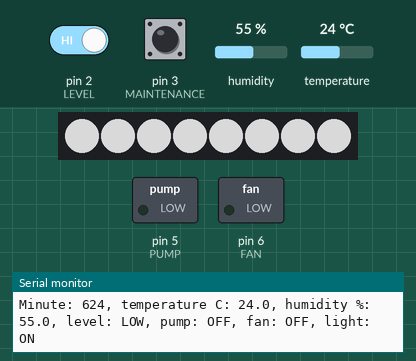
Recording of a sketch running on a simulated Arduino Uno, built with avr-gcc and run on an emulated ATmega328P. Parts: 8 RGB LEDs in strip order, left to right, switched loads named in the sketch (green lamp = pin HIGH), the last lines printed to the serial monitor. The inputs (shaded band) are chosen by the test bench; at power-on: temperature 24 °C, pin 2 (LEVEL) HIGH, pin 3 (MAINTENANCE) HIGH, humidity 55 %. Dim RGB values are drawn brighter than linear; the local clock reads 2024-03-15 10:24:30 at power-on unless the sketch sets it.

Above: at 1.2 s.
1.3 s: temperature set to 27.3 °C
2.8 s: temperature set to 28.5 °C
At 3.3 s:
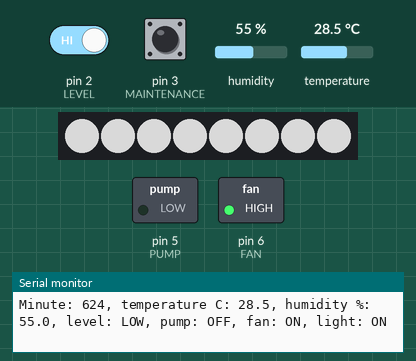
4.5 s: pin 2 (LEVEL) driven LOW
At 6.3 s:
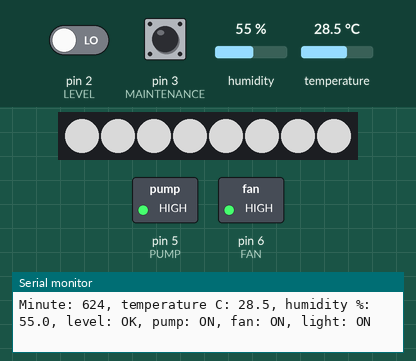
7.5 s: temperature set to 25.7 °C
9.0 s: temperature set to 24.7 °C
At 10.2 s:
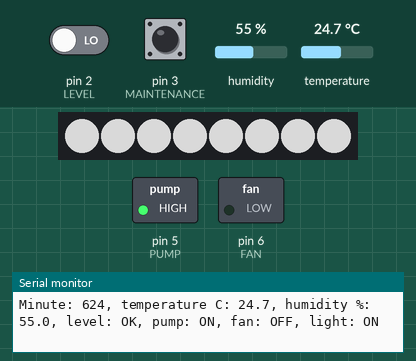
10.5 s: pin 3 (MAINTENANCE) pulled LOW for 0.15 s
At 11.4 s:
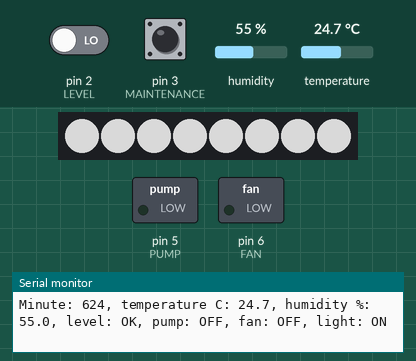
Timing chart, 0 to 13.5 s (numbered marks = the images above; inputs shaded):
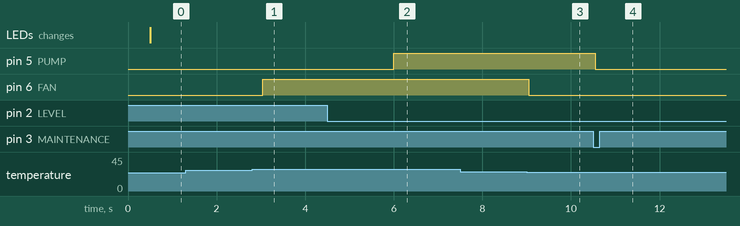

Measured:
- the behaviour switches between 27.9 and 28 °C on temperature (found by bisection; images 0 and 1)
- the behaviour switches between 25.1 and 25 °C on temperature (found by bisection; images 2 and 3)
- after the input at 2.8 s, pin 6 (FAN): LOW → HIGH after 0.24 s
- after the input at 4.5 s, pin 5 (PUMP): LOW → HIGH after 1.5 s
- after the input at 9.0 s, pin 6 (FAN): HIGH → LOW at once
- after the input at 10.5 s, pin 5 (PUMP): HIGH → LOW at once

The sketch:

hydroponic_chamber.ino
```cpp
#include <Wire.h>
#include <RTClib.h>
#include <Adafruit_SHT31.h>
#include <Adafruit_NeoPixel.h>
#include <stdio.h>

constexpr byte LEVEL=2, MAINTENANCE=3, PUMP=5, FAN=6, LAMP=9, PIXELS=8;
constexpr unsigned long WET_DELAY=1500;
RTC_DS3231 rtc;
Adafruit_SHT31 air;
Adafruit_NeoPixel pixels(PIXELS,LAMP,NEO_GRBW+NEO_KHZ800);
bool clockFound=false,airFound=false,paused=false,wetTracking=false,pumpOn=false,fanOn=false,lampOn=false;
bool rawButton=HIGH,stableButton=HIGH;
unsigned long buttonAt=0,wetSince=0,lastClimate=0,lastReport=0;
float celsius=NAN,humidity=NAN;
int minute=-1;
char line[40]={};
byte used=0;
bool tooLong=false;

bool present(byte address){
  Wire.beginTransmission(address);
  return Wire.endTransmission()==0;
}
void setLamp(bool on){
  lampOn=on;
  pixels.fill(on?pixels.Color(0,0,0,140):0);
  pixels.show();
}
void setClock(){
  int year,month,day,hour,mins;
  char extra;
  if(sscanf(line,"T %d-%d-%d %d:%d %c",&year,&month,&day,&hour,&mins,&extra)!=5||
     year<2000||year>2099||month<1||month>12||day<1||day>31||
     hour<0||hour>23||mins<0||mins>59){
    Serial.println(F("Use T YYYY-MM-DD HH:MM"));return;
  }
  if(!clockFound||!present(0x68)){Serial.println(F("Clock unavailable"));return;}
  const DateTime moment(year,month,day,hour,mins,0);
  if(!moment.isValid()){Serial.println(F("Invalid calendar date"));return;}
  rtc.adjust(moment);Serial.println(F("Clock set"));
}
void readCommands(){
  for(byte budget=24;budget&&Serial.available();--budget){
    const char next=Serial.read();
    if(next=='\n'){
      line[used]=0;
      if(used&&!tooLong)setClock();
      used=0;tooLong=false;
    }else if(next!='\r'){
      if(used<sizeof(line)-1)line[used++]=next;
      else tooLong=true;
    }
  }
}
void setup(){
  pinMode(LEVEL,INPUT_PULLUP);pinMode(MAINTENANCE,INPUT_PULLUP);
  pinMode(PUMP,OUTPUT);pinMode(FAN,OUTPUT);
  digitalWrite(PUMP,LOW);digitalWrite(FAN,LOW);
  Serial.begin(115200);
  Wire.begin();Wire.setWireTimeout(4500,true);
  pixels.begin();pixels.clear();pixels.show();
  clockFound=rtc.begin();
  airFound=air.begin(0x44);
  Serial.println(F("Hydroponic chamber. Set clock with T YYYY-MM-DD HH:MM if needed."));
}
void loop(){
  const unsigned long now=millis();
  const bool raw=digitalRead(MAINTENANCE);
  if(raw!=rawButton){rawButton=raw;buttonAt=now;}
  if(raw!=stableButton&&now-buttonAt>=30){
    stableButton=raw;
    if(stableButton==LOW)paused=!paused;
  }
  const bool wet=digitalRead(LEVEL)==LOW;
  if(!wet||paused)wetTracking=false;
  else if(!wetTracking){wetTracking=true;wetSince=now;}
  pumpOn=wet&&!paused&&wetTracking&&now-wetSince>=WET_DELAY;
  digitalWrite(PUMP,pumpOn);
  readCommands();
  if(now-lastClimate>=500){
    lastClimate=now;
    if(!clockFound)clockFound=rtc.begin();
    minute=-1;
    if(clockFound&&present(0x68)&&!rtc.lostPower()){
      const DateTime value=rtc.now();
      if(value.isValid())minute=value.hour()*60+value.minute();
    }
    setLamp(minute>=360&&minute<1320);
    if(!airFound)airFound=air.begin(0x44);
    celsius=airFound&&present(0x44)?air.readTemperature():NAN;
    humidity=isfinite(celsius)?air.readHumidity():NAN;
    if(!isfinite(celsius)||celsius>=28)fanOn=true;
    else if(celsius<=25)fanOn=false;
    digitalWrite(FAN,fanOn);
  }
  if(now-lastReport>=1000){
    lastReport=now;
    Serial.print(F("Minute: "));Serial.print(minute);
    Serial.print(F(", temperature C: "));Serial.print(celsius,1);
    Serial.print(F(", humidity %: "));Serial.print(humidity,1);
    Serial.print(F(", level: "));Serial.print(wet?F("OK"):F("LOW"));
    Serial.print(F(", pump: "));Serial.print(pumpOn?F("ON"):F("OFF"));
    Serial.print(F(", fan: "));Serial.print(fanOn?F("ON"):F("OFF"));
    Serial.print(F(", light: "));Serial.println(lampOn?F("ON"):F("OFF"));
  }
}
```
